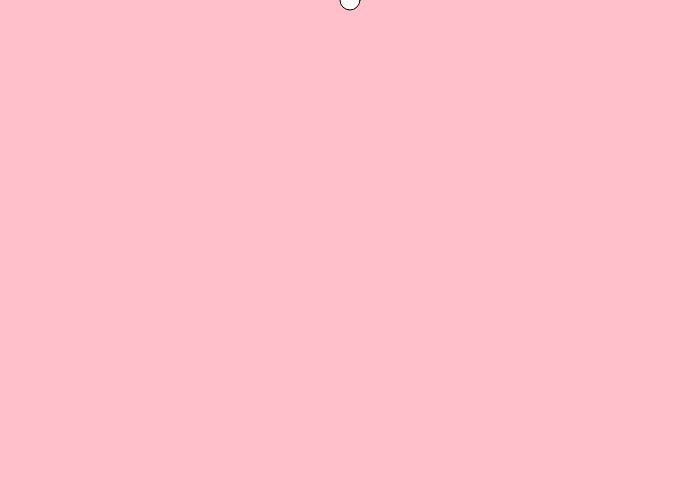
Frame 1 (no input)
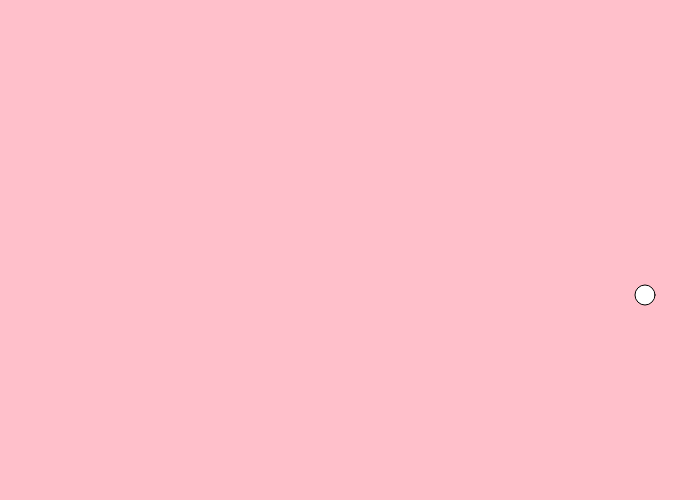
Frame 60 (no input)
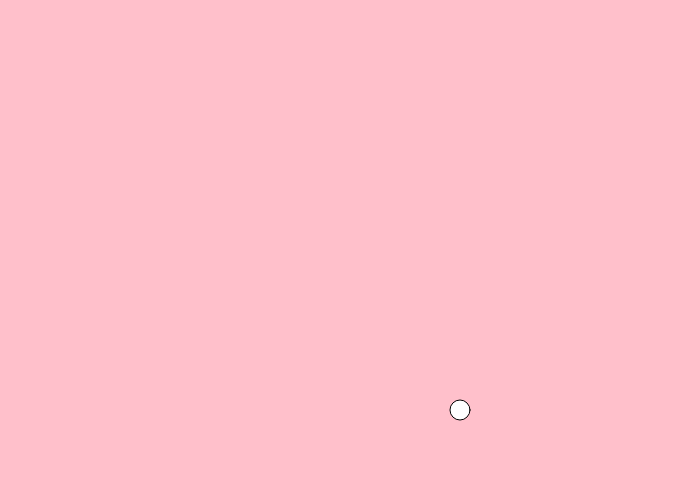
Frame 120 (the mouse pressed at the canvas centre since frame 60)

The p5.js sketch that drew these frames (run headless with seeded random() and noise() and a simulated clock; from frame 60 on, the mouse is pressed at the canvas centre):

// p5.js sketch
// ── sketch.js
var xPos = 0;
var yPos = 0;
var ballSize = 20;

var speed = 5;

//to change the Y direction when hit the border
var trigger = false;

/*the second trigger is to make it like a ball bouncing in the box
and change the X direction*/
var trigger2 = false;

function setup() {
  // put setup code here
  createCanvas(700,500);
  xPos = width/2;


}

function draw() {
  // put drawing code here
  background("pink");
  ellipse(xPos, yPos, ballSize, ballSize);


  if (trigger == false){
    yPos+=speed ;
    // yPos = yPos + speed;

  }
  else{
    yPos= yPos - speed;

  }

if(trigger2 == false){
  xPos+=speed;
}else{
  xPos-=speed;

}



  if(yPos > height ){
    yPos=height;
     trigger= true;
  }

  if (yPos<0 ){
    yPos=0;

    trigger = false;
  }

  if (xPos > width){
    xPos = width;
    trigger2= true;
  }

  if (xPos < 0){
    xPos = 0;
    trigger2 = false;
  }


  //
  // if(yPos > height && xPos > width){
  //   yPos=height;
  //   xPos = width;
  //    trigger= true;
  // }
  //
  // if (yPos<0 && xPos<0){
  //   yPos=0;
  //   xPos = 0;
  //   trigger = false;
  // }


}


//end of code
